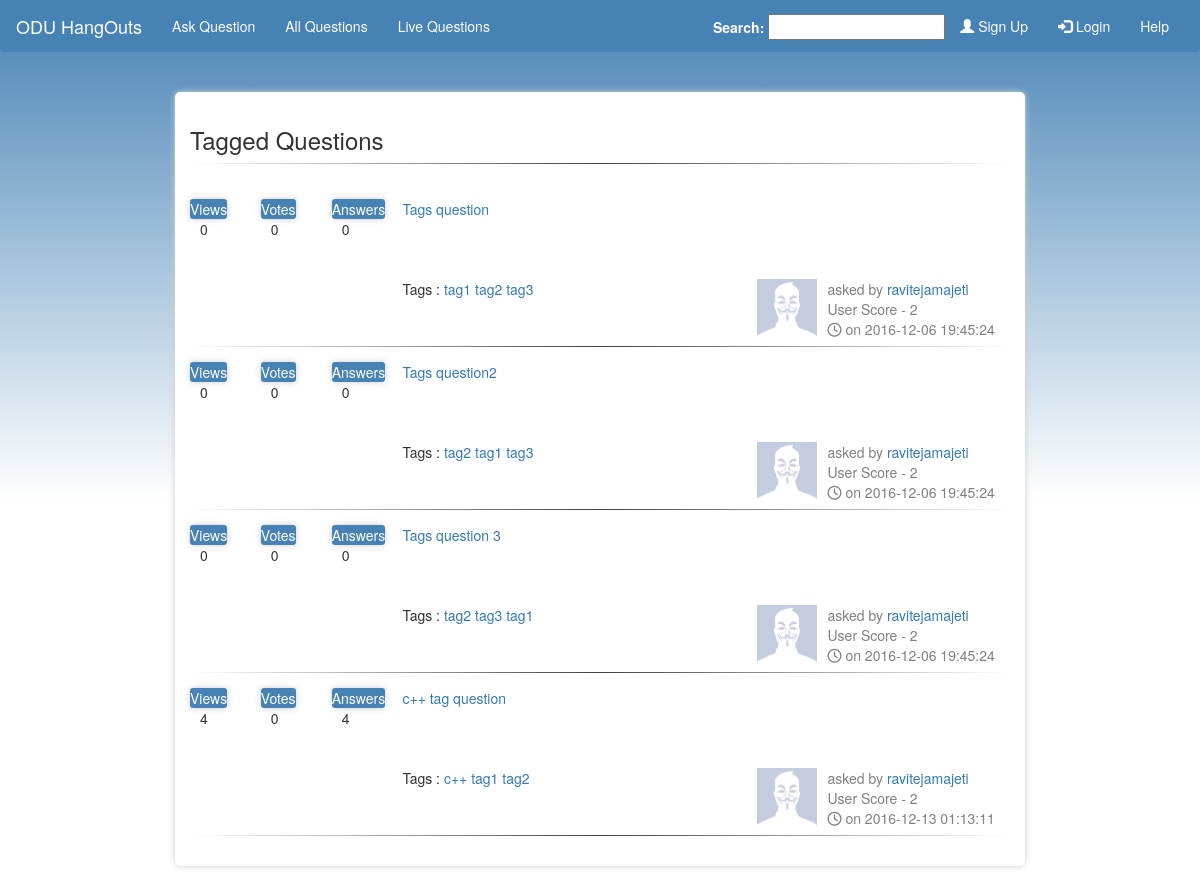
Screenshot of /tags.php?tag=tag1 with the database file from the repository.
### tables this page shows
CREATE TABLE `questions` (
  `qid` int(20) NOT NULL,
  `qnd_user` varchar(20) NOT NULL,
  `question_title` text NOT NULL,
  `question` longtext NOT NULL,
  `views` int(11) DEFAULT NULL,
  `q_created` timestamp NOT NULL DEFAULT CURRENT_TIMESTAMP,
  `votes` int(11) NOT NULL DEFAULT '0',
  `freeze` tinyint(1) NOT NULL DEFAULT '0',
  `tags` varchar(100) NOT NULL
);

CREATE TABLE `users` (
  `uid` int(20) NOT NULL,
  `user_name` varchar(20) NOT NULL,
  `password` varchar(100) NOT NULL,
  `role` char(1) NOT NULL DEFAULT 'e',
  `score` int(11) NOT NULL DEFAULT '0',
  `email` varchar(50) NOT NULL,
  `grav_override` int(5) NOT NULL,
  `pic_name` varchar(25) NOT NULL,
  `country` varchar(55) NOT NULL,
  `git_user` int(11) DEFAULT '0'
);

### tags.php (the view, shortened to what this page needs)
<html>
    <head>
        <?php include 'header.php' ?>
    </head>
    <body>
        <?php include 'config.php'; include 'db_connect.php'; include 'navbar.php'; ?>
        <div class="container">
            <h3>Tagged Questions</h3>
            <hr>
            <br>
            <?php
                $query = "SELECT * from questions where tags like '".$_GET['tag']." %"."' or tags like '"."% ".$_GET['tag']." %"."' or tags like '"."% ".$_GET['tag']."' or tags = '".$_GET['tag']."'";
                if($result = mysqli_query($link, $query)) {
                    while($row = mysqli_fetch_array($result)) {
                        $query1 = "SELECT * from users where user_name = '".$row['qnd_user']."'";
                        $result1 = mysqli_query($link, $query1);
                        $row1 = mysqli_fetch_array($result1);
                        if($row1['git_user'] == 0) {
                        if($row1['grav_override'] == 1) {
                            $img_src = "uploads/".$row1['pic_name'];
                        }
                        else {
                            $gravcheck = "http://www.gravatar.com/avatar/".md5( strtolower( trim( $row1['email'] ) ) )."?d=404";
                            $response = get_headers($gravcheck);
                            if ($response[0] != "HTTP/1.1 404 Not Found"){
                                $img_src = "https://www.gravatar.com/avatar/".md5( strtolower( trim( $row1['email'] ) ) );
                            }
                            else {
                                $img_src = "uploads/".$row1['pic_name'];
                             }
                        }}
                        else {
                            $img_src = 'https://github.com/'.$row1['user_name'].'.png';
                        }
                    ?>
                        <div class='row'>
                        <div class ='col-md-1'>
                        <span style="background-color: #4682B4; color:white; text-align: center;  border-radius: 3px; box-shadow: 0 0 6px #ccc;">Views</span><br>
                        <span style="position:relative; left:10px;"> <?php echo $row['views']; ?></span>
                        </div>
                        <div class ='col-md-1'>
                        <span style="background-color: #4682B4; color:white; text-align: center;  border-radius: 3px; box-shadow: 0 0 6px #ccc;">Votes</span><br>
                        <span style="position:relative; left:10px;"> <?php echo $row['votes']; ?></span>
                        </div>
                        <div class ='col-md-1'>
                        <span style="background-color: #4682B4; color:white; text-align: center;  border-radius: 3px; box-shadow: 0 0 6px #ccc;">Answers</span><br>
                        <span style="position:relative; left:10px;"> <?php echo $row['views']; ?></span>
                        </div>
                        <a href="display_question.php?qid=<?php echo $row['qid']; ?> "rel="tooltip" data-html="true" title = "" onmouseover="answer_tooltip(this.id)" class = "question_hyperlink col-md-9 red-tooltip" id = "<?php echo $row['qid']; ?>" > <?php echo htmlentities($row['question_title']); ?></a>
                        </div>
                        <br><br>
                        <div class='row'>
                            <div class='col-sm-3'></div>
                        <div class='col-sm-5'>Tags : <?php
                            $pieces = explode(" ", $row['tags']);
                            foreach($pieces as $v){ ?>
                            <a href='tags.php?tag=<?php echo $v ?>'> <?php echo $v." "; ?> </a>
                            <?php }
                        ?></div>
                        <div class='col-sm-1'><img width='60' height='60' src='<?php echo $img_src; ?>' onerror= 'this.src="./uploads/defaultIcon.png";' /> </div>
                            <div class='col-sm-3'><span class='asked_by'>asked by </span><a href='profile.php?uname=<?php echo htmlentities($row['qnd_user']) ?>'> <?php echo htmlentities($row['qnd_user']) ?> </a><br><span class='asked_by'>User Score - <?php echo $row1['score']; ?></span ><br><span class='asked_by'><i class='fa fa-clock-o' aria-hidden='true'></i> on <?php echo htmlentities($row['q_created']) ?></span></div>
                        </div>
                        <hr>
                    <?php }
                }
            ?>
        </div>
    </body>
</html>

### style.css (style rules this page uses)
body { background:url(bg.jpg),repeating-linear-gradient(steelblue,white); background-size: 6000px 10px,6000px 500px; background-repeat: no-repeat,no-repeat; }
.container { position: relative; top: 20px; border-radius: 5px; box-shadow: 0 0 6px #ccc; padding: 15px 15px 15px 15px; width: 850px; background-color: white; }
hr { margin-top: 0.5em; margin-bottom: 15px; margin-left: auto; margin-right: auto; border: 0; height: 1px; background-image: linear-gradient(to right, rgba(0, 0, 0, 0), rgba(0, 0, 0, 0.75), rgba(0, 0, 0, 0)); }
.asked_by { color: grey; }

### rows the page displays
questions: views "0", votes "0", question_title "Tags question", tags "tag1", tags "tag2", tags "tag3", qnd_user "ravitejamajeti", users.score "2", q_created "2016-12-06 19:45:24"
questions: views "0", votes "0", question_title "Tags question2", tags "tag2", tags "tag1", tags "tag3", qnd_user "ravitejamajeti", users.score "2", q_created "2016-12-06 19:45:24"
questions: views "0", votes "0", question_title "Tags question 3", tags "tag2", tags "tag3", tags "tag1", qnd_user "ravitejamajeti", users.score "2", q_created "2016-12-06 19:45:24"
questions: views "4", votes "0", question_title "c++ tag question", tags "c++", tags "tag1", tags "tag2", qnd_user "ravitejamajeti", users.score "2", q_created "2016-12-13 01:13:11"
